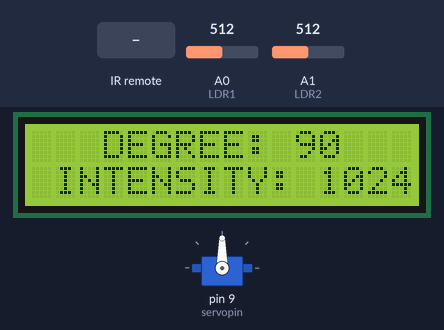
Recording of a sketch running on a simulated Arduino Uno, built with avr-gcc and run on an emulated ATmega328P. Parts: 16×2 character LCD, servo. Inputs (shaded band) come from the test bench; at power-on: A0 (LDR1) = 512, A1 (LDR2) = 512.

Above: at 3.2 s.
3.3 s: infrared code 0xFD30CF received
At 4.1 s:
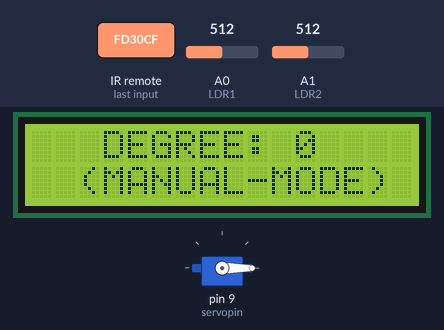
4.8 s: infrared code 0xFD08F7 received
At 5.8 s:
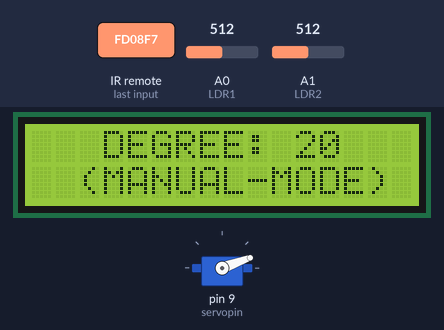
6.3 s: infrared code 0xFD8877 received
At 6.9 s:
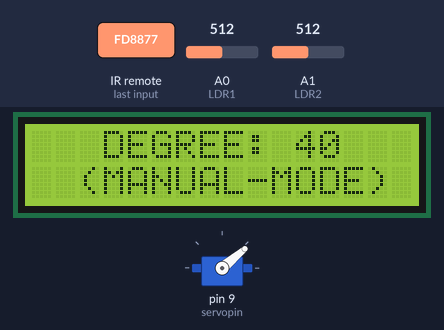
7.8 s: infrared code 0xFD48B7 received
At 9.0 s:
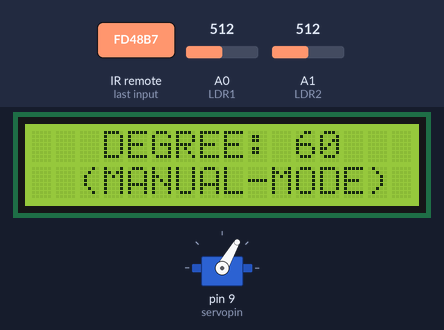
9.3 s: infrared code 0xFDA857 received
At 10.4 s:
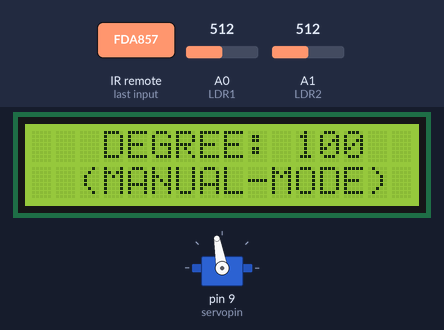
10.8 s: infrared code 0xFD6897 received
At 11.5 s:
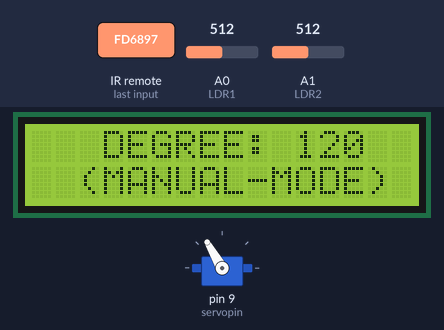
Timing chart, 0 to 13.3 s (numbered marks = the images above; inputs shaded):
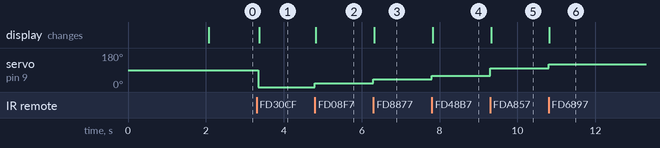

The sketch:

solarTracker.ino
```cpp
#include <LiquidCrystal.h>
#include <IRremote.h>     //including infrared remote header file
#include <Servo.h>        //including the library of servo motor

#define codeForZero   16593103
#define codeForOne    16582903
#define codeForTwo    16615543
#define codeForThree  16599223
#define codeForFour   16591063
#define codeForFive   16623703
#define codeForSix    16607383
#define codeForSeven  16586983
#define codeForEight  16619623
#define codeForNine   16603303

String deg = "";
String intensity = "";
int RECV_PIN = 6;         // the pin where you connect the output pin of IR sensor
IRrecv irrecv(RECV_PIN);
decode_results results;
Servo myservo;
int initial_position = 90;
int LDR1 = A0;            //connect The LDR1 on Pin A0
int LDR2 = A1;            //Connect The LDR2 on pin A1
int error = 5;
int servopin = 9;         //You can change servo just makesure its on arduino's PWM pin
int val;                //rotation angle
bool cwRotation, ccwRotation;  //the states of rotation
LiquidCrystal lcd(4, 3, 10, 11, 12, 13);

void setup()
{
  lcd.begin(16, 2);
  lcd.print("SOLAR TRACKER BY");
  lcd.setCursor(0, 1);
  lcd.print("  Oom & Azim   ");
  Serial.begin(9600);
  myservo.attach(servopin);
  pinMode(LDR1, INPUT);
  pinMode(LDR2, INPUT);
  myservo.write(initial_position);   //Move servo at 90 degree
  irrecv.enableIRIn();
  delay(2000);
}

void automatic()
{
  int R;
  int R1 = analogRead(LDR1); // read  LDR 1
  int R2 = analogRead(LDR2); // read  LDR 2
  int diff1= abs(R1 - R2);
  int diff2= abs(R2 - R1);

  if((diff1 <= error) || (diff2 <= error))
  {

  }

  else
  {
    if(R1 > R2)
    {
      initial_position = initial_position - 5;
    }

    if(R1 < R2)
    {
      initial_position = initial_position + 5;
    }
  }

  R = R1 + R2;
  myservo.write(initial_position);
  deg = "";
  deg = String(initial_position);
  intensity = "";
  intensity = String(R);

  if (initial_position >= 180)
  {
  	 lcd.clear();
  	 lcd.print("   DEGREE: 180");
  }

  else if (initial_position <= 0)
  {
  	 lcd.clear();
  	 lcd.print("   DEGREE: 0");
  }

  else
  {
   	lcd.clear();
  	lcd.print("   DEGREE: " + deg);
  }

  lcd.setCursor(0, 1);
  lcd.print(" INTENSITY: " + intensity);

  delay(100);
}


void loop()
{
  irrecv.resume();

  while(!irrecv.decode(&results))
  {
  automatic();
  }

  zero:
  if (results.value == codeForZero)  // code for 0
  {
    myservo.write(0);
    delay(15);
    lcd.clear();
    lcd.print("   DEGREE: 0   ");
    lcd.setCursor(0, 1);
    lcd.print("  (MANUAL-MODE) ");

    while(1)
    {
      if (irrecv.decode(&results))
      {
        irrecv.resume();   // Receive the next value
      }

      if(results.value != codeForZero)
      {
        break;
      }
    }
  }

  one:
  if (results.value == codeForOne)  // code for 1
  {
    myservo.write(20);
    delay(15);
   	lcd.clear();
    lcd.print("   DEGREE: 20");
    lcd.setCursor(0, 1);
    lcd.print("  (MANUAL-MODE) ");

    while(1)
    {
      if (irrecv.decode(&results))
      {
        irrecv.resume();   // Receive the next value
      }

      if(results.value != codeForOne)
      {
        if(results.value == codeForZero)  // code for 0
        {
          goto zero;
        }
        break;
      }
    }
  }

  two:
  if (results.value == codeForTwo)  // code for 2
  {
    myservo.write(40);
    delay(15);
    lcd.clear();
    lcd.print("   DEGREE: 40");
    lcd.setCursor(0, 1);
    lcd.print("  (MANUAL-MODE) ");

    while(1)
    {
      if (irrecv.decode(&results))
      {
        irrecv.resume();   // Receive the next value
      }

      if(results.value != codeForTwo)
      {
        if(results.value == codeForZero)  // code for 0
        {
          goto zero;
        }

        if(results.value == codeForOne)  // code for 1
        {
          goto one;
        }

        break;
      }
    }
  }

  three:
  if (results.value == codeForThree)  // code for 3
  {
    myservo.write(60);
    delay(15);
    lcd.clear();
    lcd.print("   DEGREE: 60");
    lcd.setCursor(0, 1);
    lcd.print("  (MANUAL-MODE) ");

    while(1)
    {
      if (irrecv.decode(&results))
      {
        irrecv.resume();   // Receive the next value
      }

      if(results.value != codeForThree)
      {
        if(results.value == codeForZero)  // code for 0
        {
          goto zero;
        }

        if(results.value == codeForOne)  // code for 1
        {
          goto one;
        }

        if(results.value == codeForTwo)  // code for 2
        {
          goto two;
        }

        break;
      }
    }
  }

  four:
  if (results.value == codeForFour)  // code for 4
  {
    myservo.write(80);
    delay(15);
    lcd.clear();
    lcd.print("   DEGREE: 80");
    lcd.setCursor(0, 1);
    lcd.print("  (MANUAL-MODE) ");

    while(1)
    {
      if (irrecv.decode(&results))
      {
        irrecv.resume();   // Receive the next value
      }

      if(results.value != codeForFour)
      {
        if(results.value == codeForZero)  // code for 0
        {
          goto zero;
        }

        if(results.value == codeForOne)  // code for 1
        {
          goto one;
        }

        if(results.value == codeForTwo)  // code for 2
        {
          goto two;
        }

        if(results.value == codeForThree)  // code for 3
        {
          goto three;
        }

        break;
      }
    }
  }

  five:
  if (results.value == codeForFive)  // code for 5
  {
    myservo.write(100);
    delay(15);
    lcd.clear();
    lcd.print("   DEGREE: 100");
    lcd.setCursor(0, 1);
    lcd.print("  (MANUAL-MODE) ");

    while(1)
    {
      if (irrecv.decode(&results))
      {
        irrecv.resume();   // Receive the next value
      }

      if(results.value != codeForFive)
      {
        if(results.value == codeForZero)  // code for 0
        {
          goto zero;
        }

        if(results.value == codeForOne)  // code for 1
        {
          goto one;
        }

        if(results.value == codeForTwo)  // code for 2
        {
          goto two;
        }

        if(results.value == codeForThree)  // code for 3
        {
          goto three;
        }

        if(results.value == codeForFour)  // code for 4
        {
          goto four;
        }

        break;
      }
    }
  }

  six:
  if (results.value == codeForSix)  // code for 6
  {
    myservo.write(120);
    delay(15);
    lcd.clear();
    lcd.print("   DEGREE: 120");
    lcd.setCursor(0, 1);
    lcd.print("  (MANUAL-MODE) ");

    while(1)
    {
      if (irrecv.decode(&results))
      {
        irrecv.resume();   // Receive the next value
      }

      if(results.value != codeForSix)
      {
        if(results.value == codeForZero)  // code for 0
        {
          goto zero;
        }

        if(results.value == codeForOne)  // code for 1
        {
          goto one;
        }

        if(results.value == codeForTwo)  // code for 2
        {
          goto two;
        }

        if(results.value == codeForThree)  // code for 3
        {
          goto three;
        }

        if(results.value == codeForFour)  // code for 4
        {
          goto four;
        }

        if(results.value == codeForFive)  // code for 5
        {
          goto five;
        }

        break;
      }
    }
  }

  seven:
  if (results.value == codeForSeven)  // code for 7
  {
    myservo.write(140);
    delay(15);
   	lcd.clear();
    lcd.print("   DEGREE: 140");
    lcd.setCursor(0, 1);
    lcd.print("  (MANUAL-MODE) ");

    while(1)
    {
      if (irrecv.decode(&results))
      {
        irrecv.resume();   // Receive the next value
      }

      if(results.value != codeForSeven)
      {
        if(results.value == codeForZero)  // code for 0
        {
          goto zero;
        }

        if(results.value == codeForOne)  // code for 1
        {
          goto one;
        }

        if(results.value == codeForTwo)  // code for 2
        {
          goto two;
        }

        if(results.value == codeForThree)  // code for 3
        {
          goto three;
        }

        if(results.value == codeForFour)  // code for 4
        {
          goto four;
        }

        if(results.value == codeForFive)  // code for 5
        {
          goto five;
        }

        if(results.value == codeForSix)  // code for 6
        {
          goto six;
        }

        break;
      }
    }
  }

  eight:
  if (results.value == codeForEight)  // code for 8
  {
    myservo.write(160);
    delay(15);
    lcd.clear();
    lcd.print("   DEGREE: 160");
    lcd.setCursor(0, 1);
    lcd.print("  (MANUAL-MODE) ");

    while(1)
    {
      if (irrecv.decode(&results))
      {
        irrecv.resume();   // Receive the next value
      }

      if(results.value != codeForEight)
      {
        if(results.value == codeForZero)  // code for 0
        {
          goto zero;
        }

        if(results.value == codeForOne)  // code for 1
        {
          goto one;
        }

        if(results.value == codeForTwo)  // code for 2
        {
          goto two;
        }

        if(results.value == codeForThree)  // code for 3
        {
          goto three;
        }

        if(results.value == codeForFour)  // code for 4
        {
          goto four;
        }

        if(results.value == codeForFive)  // code for 5
        {
          goto five;
        }

        if(results.value == codeForSix)  // code for 6
        {
          goto six;
        }

        if(results.value == codeForSeven)  // code for 7
        {
          goto seven;
        }

        break;
      }
    }
  }

  nine:
  if (results.value == codeForNine)  // code for 9
  {
    myservo.write(180);
    delay(15);
    lcd.clear();
    lcd.print("   DEGREE: 180");
    lcd.setCursor(0, 1);
    lcd.print("  (MANUAL-MODE) ");

    while(1)
    {
      if (irrecv.decode(&results))
      {
        irrecv.resume();   // Receive the next value
      }

      if(results.value != codeForNine)
      {
        if(results.value == codeForZero)  // code for 0
        {
          goto zero;
        }

        if(results.value == codeForOne)  // code for 1
        {
          goto one;
        }

        if(results.value == codeForTwo)  // code for 2
        {
          goto two;
        }

        if(results.value == codeForThree)  // code for 3
        {
          goto three;
        }

        if(results.value == codeForFour)  // code for 4
        {
          goto four;
        }

        if(results.value == codeForFive)  // code for 5
        {
          goto five;
        }

        if(results.value == 16607383)  // code for 6
        {
          goto six;
        }

        if(results.value == codeForSeven)  // code for 7
        {
          goto seven;
        }

        if(results.value == codeForEight)  // code for 8
        {
          goto eight;
        }

        break;
      }
    }
  }
}
```

Measured:
- after the input at 3.3 s, servo on pin 9 (servopin): 90° → 0° after 0.05 s; the display: changes after 0.07 s (image 1)
- after the input at 4.8 s, servo on pin 9 (servopin): 0° → 20° at once; the display: changes at once (image 2)
- after the input at 6.3 s, servo on pin 9 (servopin): 20° → 40° at once; the display: changes at once (image 3)
- after the input at 7.8 s, servo on pin 9 (servopin): 40° → 60° at once; the display: changes at once (image 4)
- after the input at 9.3 s, servo on pin 9 (servopin): 60° → 100° at once; the display: changes at once (image 5)
- after the input at 10.8 s, servo on pin 9 (servopin): 100° → 120° at once; the display: changes at once (image 6)
